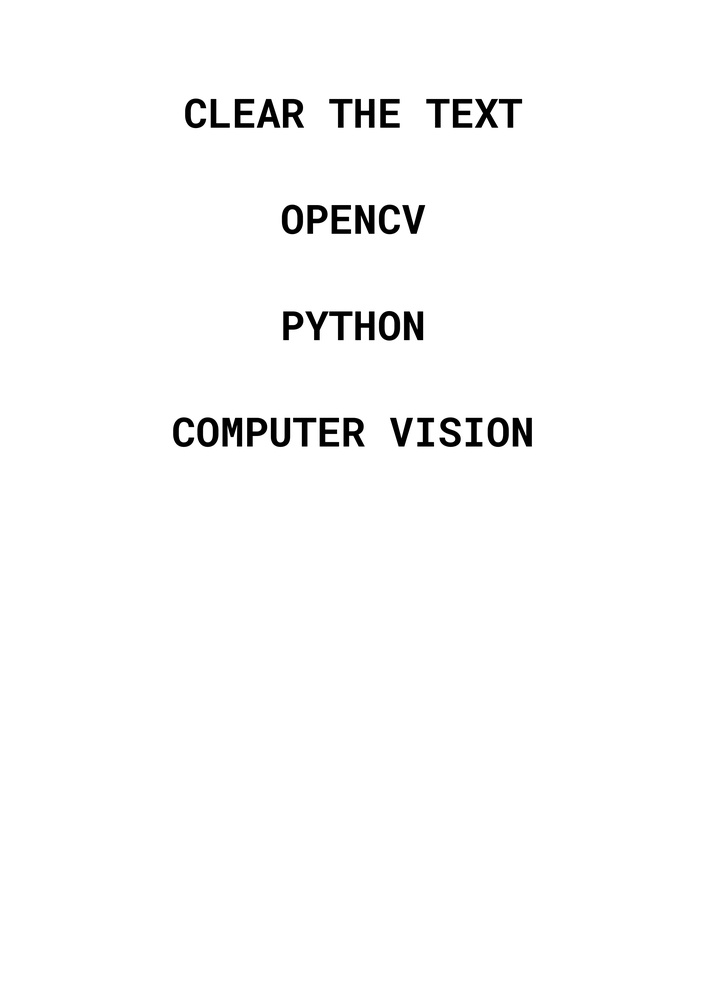
#> input picture PYTHON/computervision/vision.jpg, 707 x 998 px, shrunk from 2484 x 3509 before the run
$ python textdetection.py
#> lines starting #> are read from the running program, lines starting #| are printed output that depends on the picture; after the words box and inside, x2 and y2 are one past the last pixel; in counts of white or black regions, pixels touching at a corner belong together
import cv2

# Load the image
img = cv2.imread('vision.jpg')
#> img is the input picture: shape (998, 707, 3); min 0, max 255, mean 250.6
if img is None:
    print('Error: Could not read image')
    exit()

# Convert to grayscale
gray = cv2.cvtColor(img, cv2.COLOR_BGR2GRAY)

# Apply thresholding to convert the image to black and white
thresh = cv2.threshold(gray, 0, 255, cv2.THRESH_BINARY_INV + cv2.THRESH_OTSU)[1]
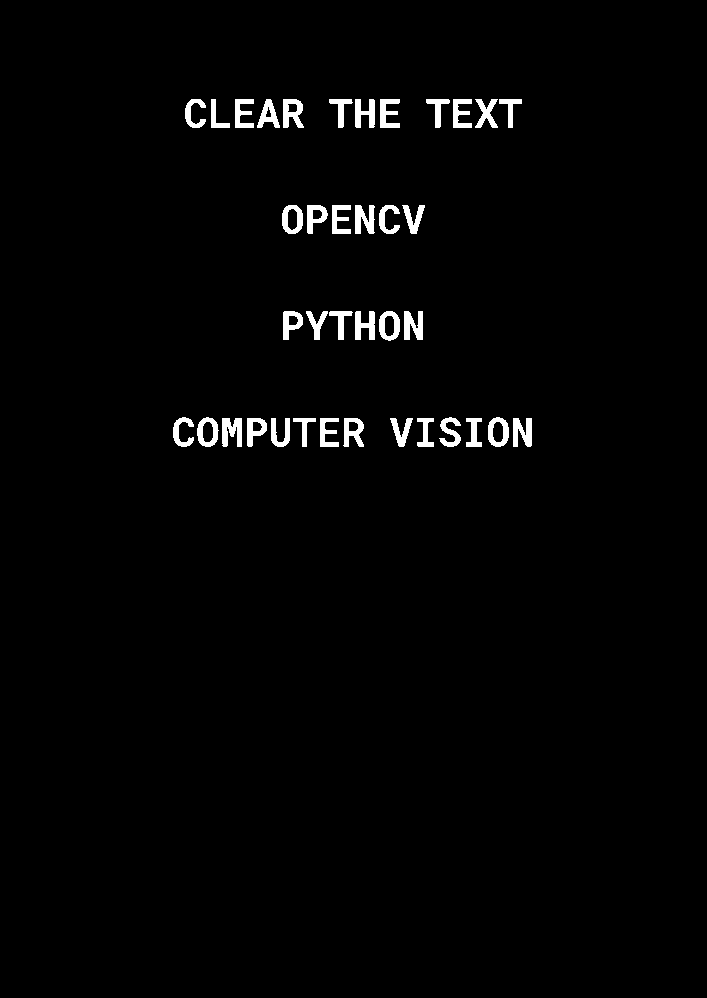
#> thresh: shape (998, 707); 1.7% white; 38 white regions

# Find contours of the text
contours, hierarchy = cv2.findContours(thresh, cv2.RETR_EXTERNAL, cv2.CHAIN_APPROX_SIMPLE)
#> contours = 38 contours; largest, box (x1, y1, x2, y2) and area: (488, 417, 509, 447) 486, (379, 311, 400, 341) 485, (197, 417, 219, 447) 482, (282, 205, 303, 234) 482, (283, 99, 304, 128) 407

# Draw rectangles around the text
for contour in contours:
    x, y, w, h = cv2.boundingRect(contour)
    # cv2.rectangle(img, (x, y), (x + w, y + h), (0, 255, 0), 2)
    cv2.rectangle(img, (x, y), (x + w, y + h), (255, 255, 255), -1)
#> this loop made 38 passes
#> (x, y, w, h) on passes 1 to 12: (513, 418, 19, 29), (466, 418, 16, 29), (417, 418, 17, 29), (390, 418, 23, 29), (343, 418, 21, 29), (320, 418, 19, 29), (293, 418, 23, 29), (271, 418, 19, 29), (247, 418, 20, 29), (222, 418, 20, 29), (488, 417, 21, 30), (439, 417, 22, 30)
#> img: shape (998, 707, 3); 2.66% of pixels changed, all inside (x1, y1, x2, y2) = (173, 99, 533, 448)


# Show the image with rectangles around the text
cv2.imshow('Text Detection', img)
cv2.waitKey(0)
cv2.destroyAllWindows()

$ run again, with PYTHON/computervision/photo.jpg copied over PYTHON/computervision/vision.jpg
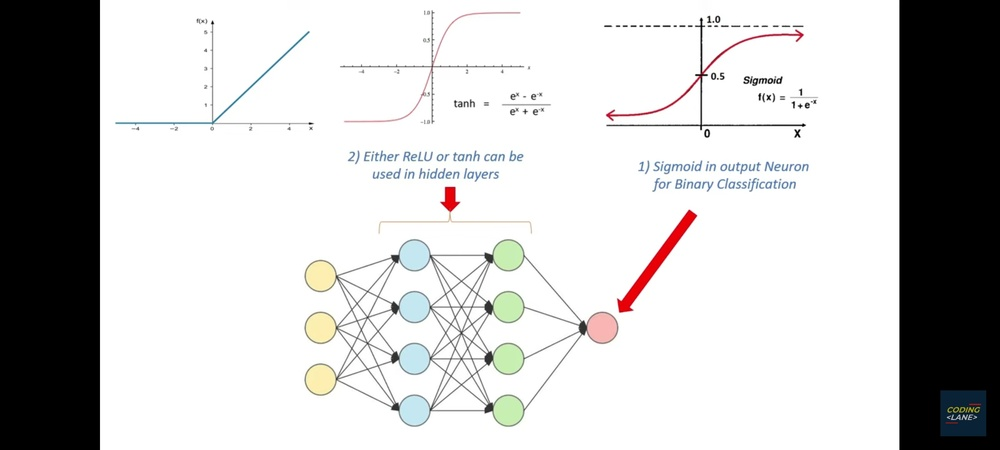
#> input picture PYTHON/computervision/photo.jpg, 1000 x 450 px, shrunk from 2400 x 1080 before the run
#> img is the input picture: shape (450, 1000, 3); mean B, G, R 198.5, 198.9, 199.2
#> `thresh = cv2.threshold(gray, 0, 255, cv2.THRESH_BINARY_INV + cv2.THRES..`:
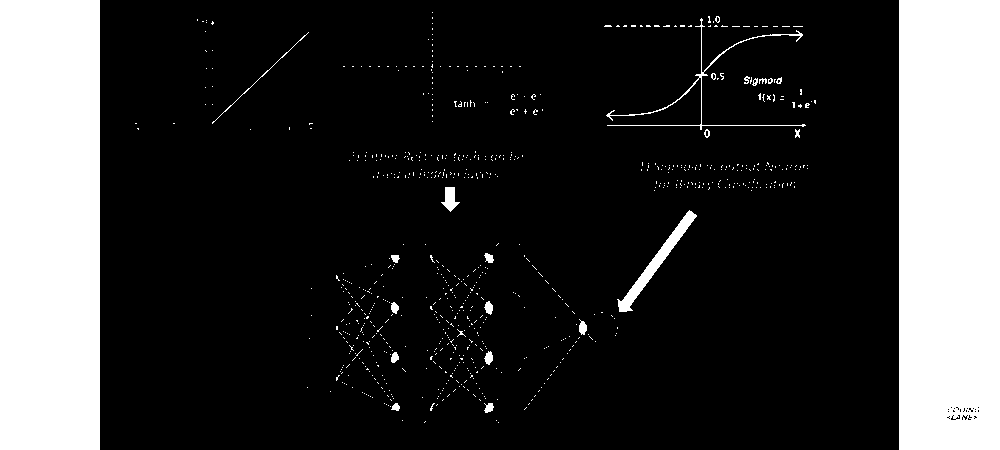
#> thresh: shape (450, 1000); 21.2% white; 783 white regions (759 under 20 px)
#> contours = 783 contours, 764 with area under 20; largest, box (x1, y1, x2, y2) and area: (899, 0, 1000, 450) 44900, (0, 0, 100, 450) 44451, (617, 210, 697, 312) 1131, (441, 187, 460, 212) 217, (606, 18, 806, 130) 200
#> the loop `for contour in contours:` made 783 passes
#> (x, y, w, h) on passes 1, 3, 4: (498, 422, 1, 1), (496, 420, 1, 1), (402, 420, 1, 1)
#> after the loop `for contour in contours:`:
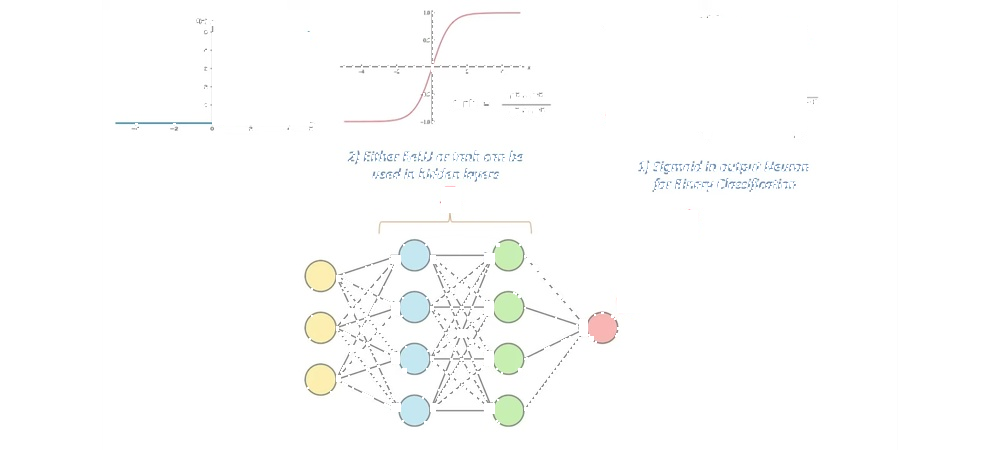
#> img: shape (450, 1000, 3); mean B, G, R 252.4, 252.9, 252.5

$ run again, with PYTHON/computervision/textpic.jpg copied over PYTHON/computervision/vision.jpg
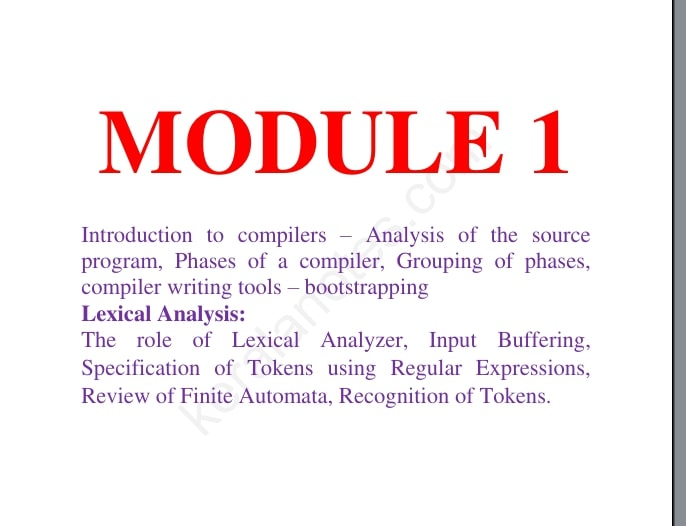
#> input picture PYTHON/computervision/textpic.jpg, 686 x 526 px
#> img is the input picture: shape (526, 686, 3); mean B, G, R 240.6, 238.3, 246.5
#> `thresh = cv2.threshold(gray, 0, 255, cv2.THRESH_BINARY_INV + cv2.THRES..`:
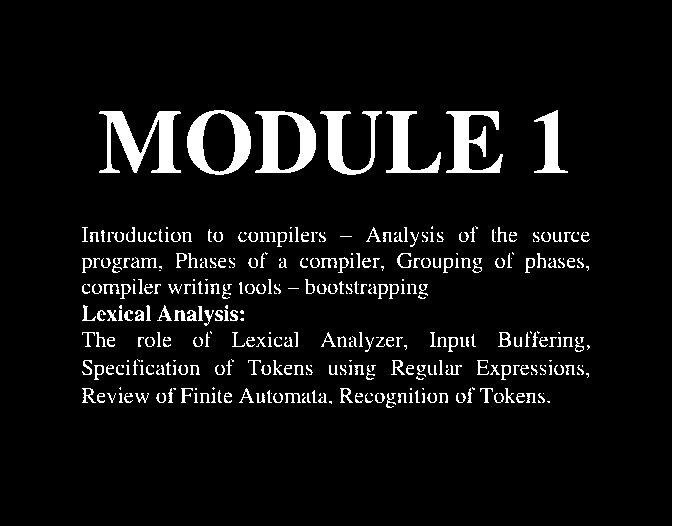
#> thresh: shape (526, 686); 8.2% white; 381 white regions (116 under 20 px)
#> contours = 381 contours, 265 with area under 20; largest, box (x1, y1, x2, y2) and area: (672, 0, 686, 526) 6825, (187, 110, 251, 175) 3226, (255, 111, 316, 173) 2864, (99, 111, 181, 173) 1994, (446, 111, 503, 173) 1405
#> the loop `for contour in contours:` made 381 passes
#> (x, y, w, h) on passes 2, 4, 5: (329, 401, 3, 3), (302, 397, 4, 6), (543, 393, 1, 1)
#> after the loop `for contour in contours:`:
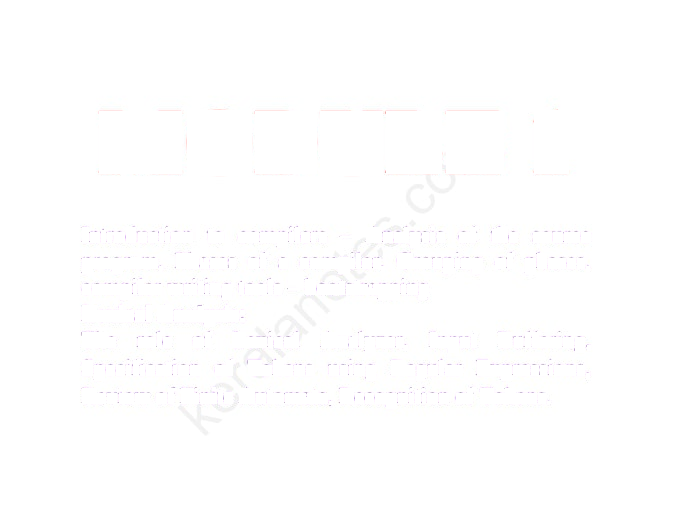
#> img: shape (526, 686, 3); 16.89% of pixels changed, all inside (x1, y1, x2, y2) = (82, 0, 686, 526)
